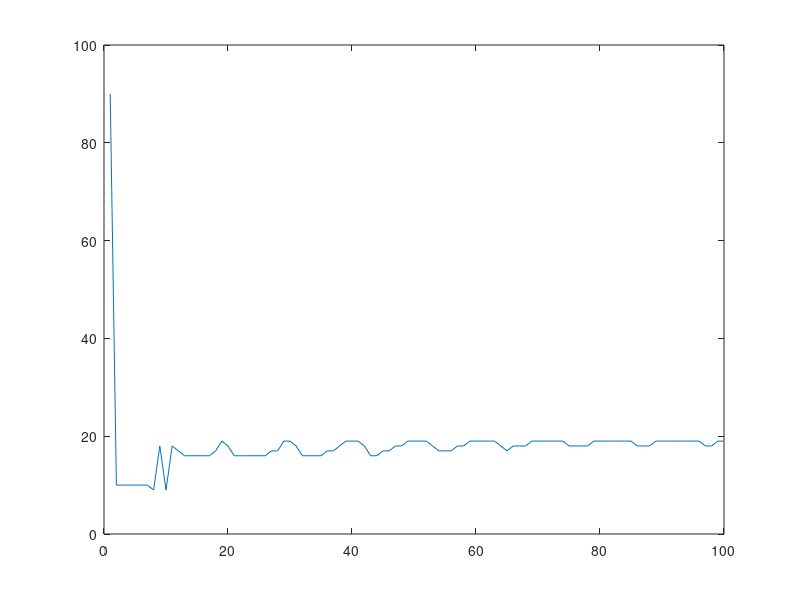

Write MATLAB code to recreate this figure.
clear;clc;close;
W=rand(63,10);
X=[1,1,1,1,1,1,1,1,0,0,0,0,0,1,1,0,0,0,0,0,1,1,0,0,0,0,0,1,1,0,0,0,0,0,1,1,0,0,0,0,0,1,1,0,0,0,0,0,1,1,0,0,0,0,0,1,1,1,1,1,1,1,1
   0,0,0,0,0,0,1,0,0,0,0,0,0,1,0,0,0,0,0,0,1,0,0,0,0,0,0,1,0,0,0,0,0,0,1,0,0,0,0,0,0,1,0,0,0,0,0,0,1,0,0,0,0,0,0,1,0,0,0,0,0,0,1
   1,1,1,1,1,1,1,0,0,0,0,0,0,1,0,0,0,0,0,0,1,0,0,0,0,0,0,1,1,1,1,1,1,1,1,1,0,0,0,0,0,0,1,0,0,0,0,0,0,1,0,0,0,0,0,0,1,1,1,1,1,1,1
   1,1,1,1,1,1,1,0,0,0,0,0,0,1,0,0,0,0,0,0,1,0,0,0,0,0,0,1,1,1,1,1,1,1,1,0,0,0,0,0,0,1,0,0,0,0,0,0,1,0,0,0,0,0,0,1,1,1,1,1,1,1,1
   1,0,0,0,0,0,1,1,0,0,0,0,0,1,1,0,0,0,0,0,1,1,0,0,0,0,0,1,1,1,1,1,1,1,1,0,0,0,0,0,0,1,0,0,0,0,0,0,1,0,0,0,0,0,0,1,0,0,0,0,0,0,1
   1,1,1,1,1,1,1,1,0,0,0,0,0,0,1,0,0,0,0,0,0,1,0,0,0,0,0,0,1,1,1,1,1,1,1,0,0,0,0,0,0,1,0,0,0,0,0,0,1,0,0,0,0,0,0,1,1,1,1,1,1,1,1
   1,1,1,1,1,1,1,1,0,0,0,0,0,0,1,0,0,0,0,0,0,1,0,0,0,0,0,0,1,1,1,1,1,1,1,1,0,0,0,0,0,1,1,0,0,0,0,0,1,1,0,0,0,0,0,1,1,1,1,1,1,1,1
   1,1,1,1,1,1,1,0,0,0,0,0,0,1,0,0,0,0,0,0,1,0,0,0,0,0,0,1,0,0,0,0,0,0,1,0,0,0,0,0,0,1,0,0,0,0,0,0,1,0,0,0,0,0,0,1,0,0,0,0,0,0,1
   1,1,1,1,1,1,1,1,0,0,0,0,0,1,1,0,0,0,0,0,1,1,0,0,0,0,0,1,1,1,1,1,1,1,1,1,0,0,0,0,0,1,1,0,0,0,0,0,1,1,0,0,0,0,0,1,1,1,1,1,1,1,1
   1,1,1,1,1,1,1,1,0,0,0,0,0,1,1,0,0,0,0,0,1,1,0,0,0,0,0,1,1,1,1,1,1,1,1,0,0,0,0,0,0,1,0,0,0,0,0,0,1,0,0,0,0,0,0,1,1,1,1,1,1,1,1];
d=eye(10);
n=100;
E=zeros(n,1);
eta=1;
for i=1:n
    NET=X*W;
    y=NET>=0;
    E(i)=sum(sum(abs(d-y)));
    gamma=d-y;
    delta_W=eta*gamma*X;
    W=W+delta_W';
end
plot(E)
    
    
    
    
    
